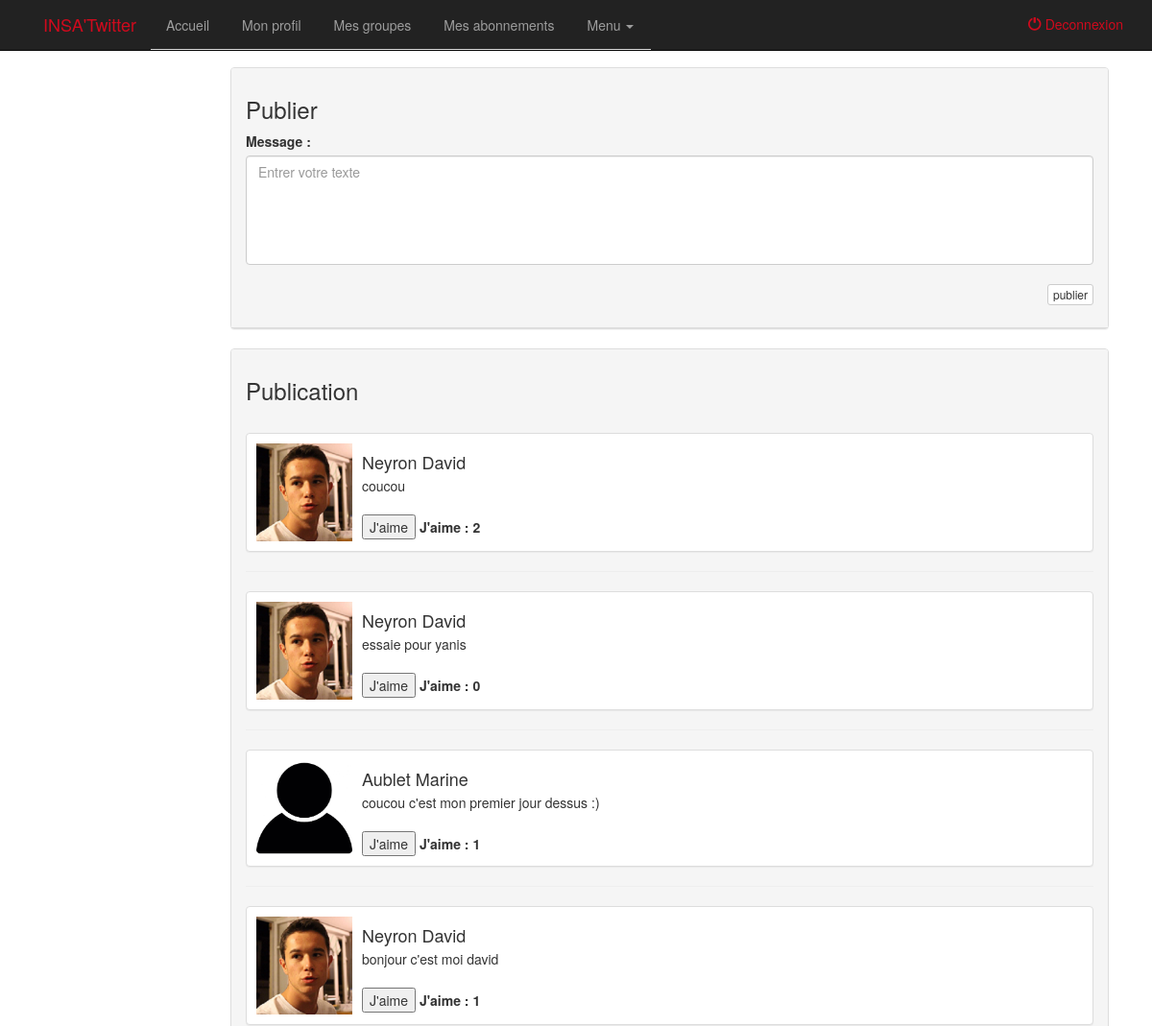
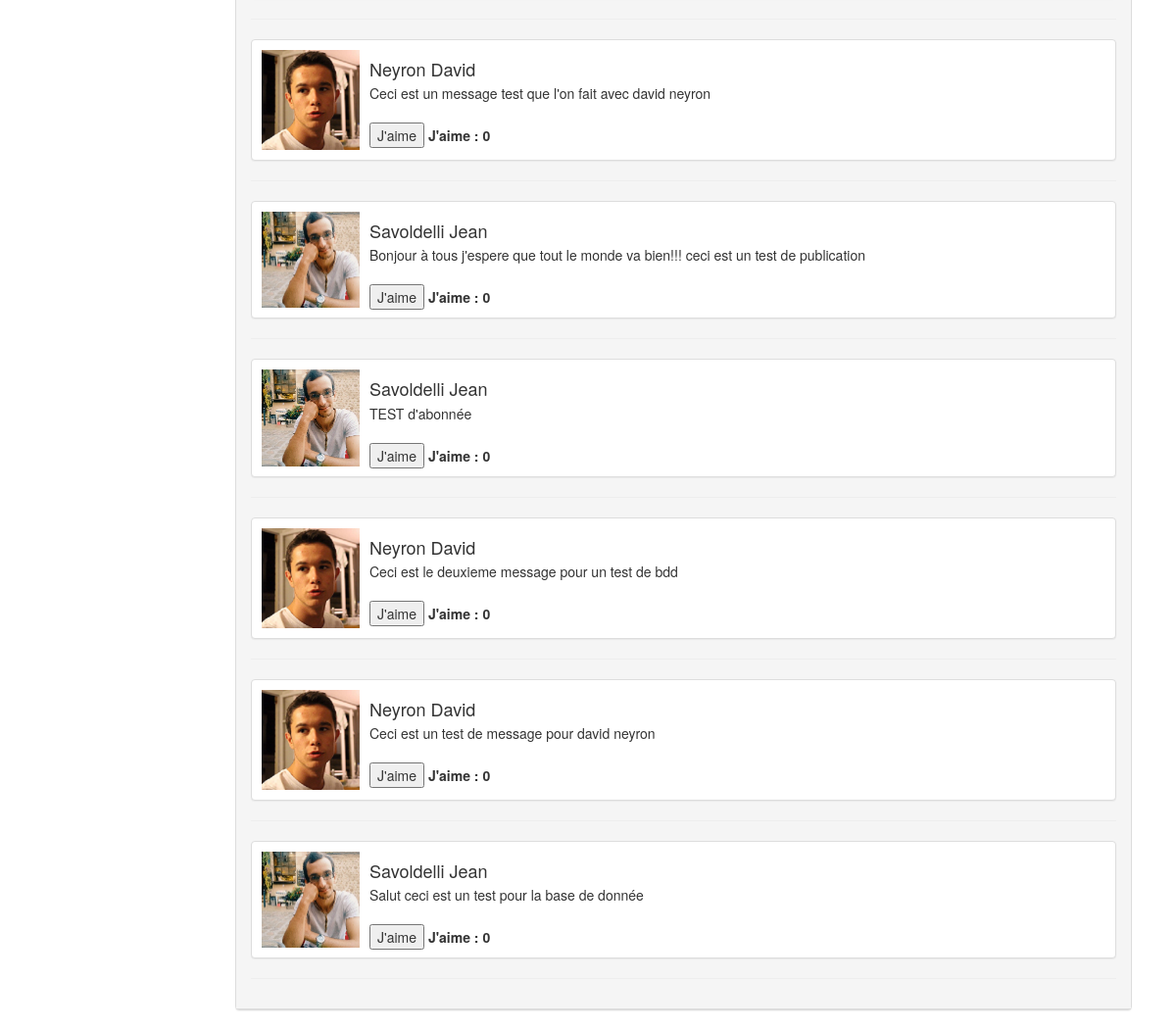
/accueil_connecte.php (signed in), run on the app's committed database (2 pictures, top to bottom).
### tables this page shows
CREATE TABLE `messages` (
  `ID` int(4) NOT NULL,
  `IDUSER` int(4) NOT NULL,
  `CONTENU` varchar(256) NOT NULL,
  `NOM` varchar(256) NOT NULL,
  `PRENOM` varchar(256) NOT NULL,
  `IMAGE` varchar(256) NOT NULL,
  `THUMBSUP` int(11) DEFAULT '0'
);

### include/publication_abonnees.php (the view)
<?php
include("connexiondb.php");
$req = $DBcon->prepare('SELECT THUMBSUP, ID, CONTENU, NOM, PRENOM, IMAGE from messages WHERE IDUSER IN (SELECT `IDUSERABONNE` FROM `abonnee` WHERE `IDUSER`=?) or IDUSER=? GROUP BY ID DESC ');
$req->bindValue(1,$_SESSION['id'],PDO::PARAM_INT);
$req->bindValue(2,$_SESSION['id'],PDO::PARAM_INT);
$check=$req->execute();
if($check){
	while ($resultat=$req->fetch()){
		?>
  		<div class="panel panel-default">
	      	<div class="media">
			    <div class="media-left media-top">
			      	<img src="<?php echo "image/".$resultat['IMAGE'].".png"?>" class="media-object" style="width:100px;margin-top: 10px; margin-left: 10px;margin-bottom: 10px;">
				</div>
				<div class="media-body">
				    <h4 class="media-heading"><br/> <?php print_r($resultat["NOM"]." ".$resultat['PRENOM']) ?> </h4>
							<?php
							print_r($resultat["CONTENU"]."<br/>");
							?>
						<br/>
						<input id="<?php echo $resultat["ID"]; ?>" class="jaimeb" type="button" value="J'aime">
						<label id="<?php echo -$resultat["ID"]; ?>"> J'aime : <?php echo $resultat["THUMBSUP"]; ?> </label>
					<br/>
				</div>
			</div>
   		</div>
		<hr/>
	<?php
	}
}
else
	echo "Erreur de requete.<br/>";
?>

### data on the page
messages: IMAGE (picture), value "Neyron David coucou", THUMBSUP "2"
messages: IMAGE (picture), value "Neyron David essaie pour yanis", THUMBSUP "0"
messages: IMAGE (picture), value "Aublet Marine coucou c'est mon premier jour dessus :)", THUMBSUP "1"
messages: IMAGE (picture), value "Neyron David bonjour c'est moi david", THUMBSUP "1"
messages: IMAGE (picture), value "Neyron David Ceci est un message test que l'on fait avec david neyron", THUMBSUP "0"
messages: IMAGE (picture), value "Savoldelli Jean Bonjour à tous j'espere que tout le monde va bien!!! ceci est un test de publication", THUMBSUP "0"
messages: IMAGE (picture), value "Savoldelli Jean TEST d'abonnée", THUMBSUP "0"
messages: IMAGE (picture), value "Neyron David Ceci est le deuxieme message pour un test de bdd", THUMBSUP "0"
messages: IMAGE (picture), value "Neyron David Ceci est un test de message pour david neyron", THUMBSUP "0"
messages: IMAGE (picture), value "Savoldelli Jean Salut ceci est un test pour la base de donnée", THUMBSUP "0"
